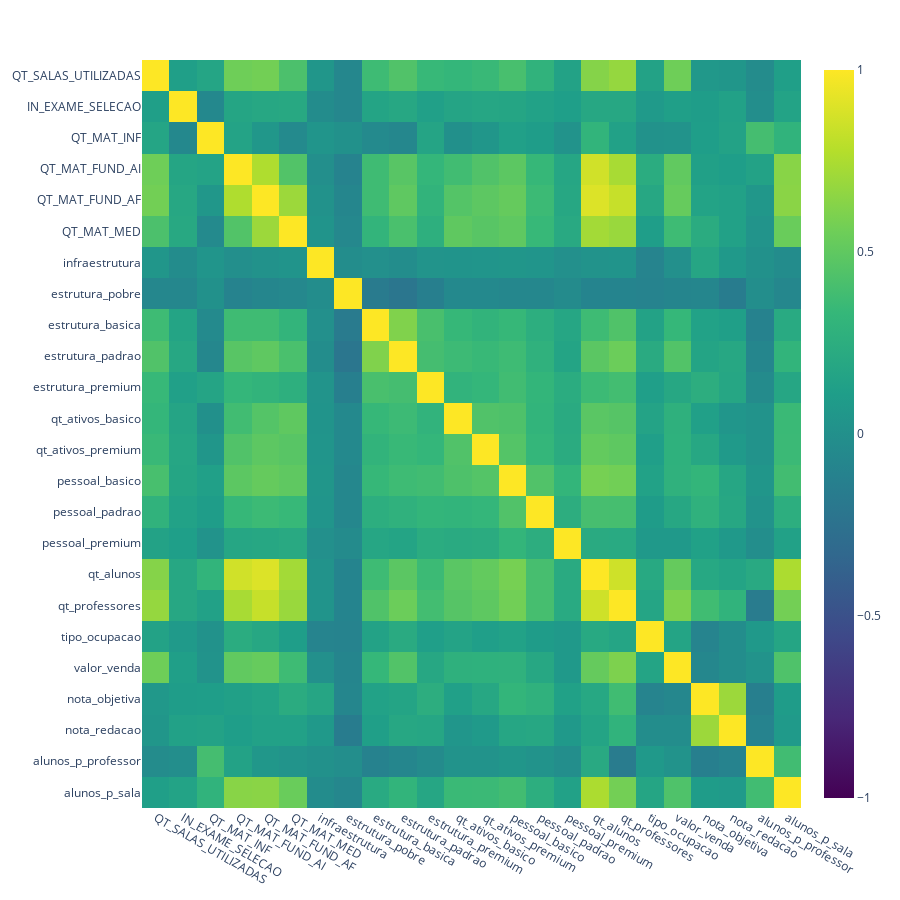

The cell this chart's notebook holds for it:
### Markdown cell above
## Correlação entre atributos

### Code cell
import plotly.express as px

corr = df_corr.drop(columns=["CO_ENTIDADE", "cliente"]).corr(numeric_only=True)

fig = px.imshow(
    corr,
    text_auto=False,
    aspect="auto",
    color_continuous_scale="Viridis",
    zmin=-1,
    zmax=1,
)
fig.update_layout(width=900, height=900)
fig.show()

### Figure 1 — Plotly figure (JSON) as saved in the notebook; plotly's stock layout.template omitted (floating-point values rounded to 4 significant figures; data arrays with more than 128 entries replaced by an {"elided": "..."} marker saying what was removed)
{"data": [{"coloraxis": "coloraxis", "hovertemplate": "x: %{x}<br>y: %{y}<br>color: %{z}<extra></extra>", "name": "0", "type": "heatmap", "x": ["QT_SALAS_UTILIZADAS", "IN_EXAME_SELECAO", "QT_MAT_INF", "QT_MAT_FUND_AI", "QT_MAT_FUND_AF", "QT_MAT_MED", "infraestrutura", "estrutura_pobre", "estrutura_basica", "estrutura_padrao", "estrutura_premium", "qt_ativos_basico", "qt_ativos_premium", "pessoal_basico", "pessoal_padrao", "pessoal_premium", "qt_alunos", "qt_professores", "tipo_ocupacao", "valor_venda", "nota_objetiva", "nota_redacao", "alunos_p_professor", "alunos_p_sala"], "xaxis": "x", "y": ["QT_SALAS_UTILIZADAS", "IN_EXAME_SELECAO", "QT_MAT_INF", "QT_MAT_FUND_AI", "QT_MAT_FUND_AF", "QT_MAT_MED", "infraestrutura", "estrutura_pobre", "estrutura_basica", "estrutura_padrao", "estrutura_premium", "qt_ativos_basico", "qt_ativos_premium", "pessoal_basico", "pessoal_padrao", "pessoal_premium", "qt_alunos", "qt_professores", "tipo_ocupacao", "valor_venda", "nota_objetiva", "nota_redacao", "alunos_p_professor", "alunos_p_sala"], "yaxis": "y", "z": {"elided": "24x24 float values"}}], "layout": {"coloraxis": {"cmax": 1, "cmin": -1, "colorscale": [[0, "#440154"], [0.1111, "#482878"], [0.2222, "#3e4989"], [0.3333, "#31688e"], [0.4444, "#26828e"], [0.5556, "#1f9e89"], [0.6667, "#35b779"], [0.7778, "#6ece58"], [0.8889, "#b5de2b"], [1, "#fde725"]]}, "height": 900, "margin": {"t": 60}, "width": 900, "xaxis": {"anchor": "y", "domain": [0, 1]}, "yaxis": {"anchor": "x", "autorange": "reversed", "domain": [0, 1]}}}
